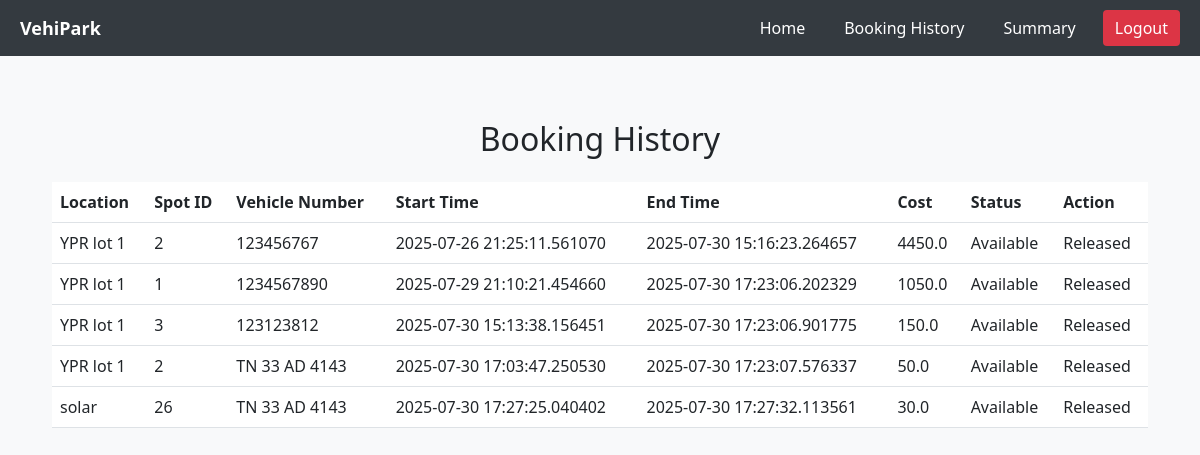
/history (signed in), run on the app's committed database.
### models.py (models this page shows)
class Booking(db.Model):
    __tablename__ = "booking"
    id = db.Column(db.Integer, primary_key=True)
    user_id = db.Column(db.Integer, db.ForeignKey("user.id"), nullable=False)
    spot_id = db.Column(db.Integer, db.ForeignKey("parkingSpot.id"), nullable=False)
    vehicle_number = db.Column(db.String(20), nullable=False)
    start_time = db.Column(db.DateTime, nullable=False)
    end_time = db.Column(db.DateTime, nullable=True)
    status = db.Column(db.String(20), nullable=False, default="O")
    parking_cost = db.Column(db.Float, nullable=False)
    user = db.relationship("User", back_populates="bookings")
    spot = db.relationship("parkingSpot", back_populates="bookings")

class Parking(db.Model):
    __tablename__ = "parking"
    id = db.Column(db.Integer, primary_key=True)
    primary_location_name = db.Column(db.String(20), nullable=False)
    address = db.Column(db.String(20), nullable=False)
    pin_code = db.Column(db.String(20), nullable=False)
    price = db.Column(db.Float, nullable=False)
    number_of_spots = db.Column(db.Integer, nullable=False)
    spots = db.relationship(
        "parkingSpot", back_populates="parking", cascade="all, delete-orphan"
    )

### controllers.py (the view)
@app.route("/history", methods=["GET", "POST"])
def history():
    if "username" not in session:
        return redirect(url_for("login"))
    bookings = Booking.query.filter_by(user_id=session["user_id"]).all()
    return render_template("booking_history.html", bookings=bookings)

### templates/booking_history.html (shortened to what this page needs)
{% extends 'user_base.html' %}
{% block content %}
<div class="container mt-4">
    <h2 class="mb-4 text-center">Booking History</h2>
    <table class="table table-hover">
        <thead>
            <tr>
                <th scope="col">Location</th>
                <th scope="col">Spot ID</th>
                <th scope="col">Vehicle Number</th>
                <th scope="col">Start Time</th>
                <th scope="col">End Time</th>
                <th scope="col">Cost</th>
                <th scope="col">Status</th>
                <th scope='col'>Action</th>
            </tr>
        </thead>
        <tbody>
            {% for booking in bookings %}
            <tr>
                <td>{{ booking.spot.parking.primary_location_name }}</td>
                <td>{{ booking.spot_id }}</td>
                <td>{{ booking.vehicle_number }}</td>
                <td>{{ booking.start_time }}</td>
                <td>{{ booking.end_time }}</td>
                <td>{{ booking.parking_cost }}</td>
                <td>
                    {% if booking.status == 'O' %}
                        Occupied
                    {% else %}
                        Available
                    {% endif %}
                </td>
                <td>
                    {% if booking.status == 'Released' %}
                        Released
                    {% else %}
                        <a href="/release_booking/{{ booking.id }}" class="btn btn-info btn-sm">release</a>
                    {% endif %}
                </td>
            </tr>
            {% endfor %}
        </tbody>
    </table>
</div>
{% endblock %}

### templates/user_base.html (shortened to what this page needs)
<!DOCTYPE html>
<html lang="en">
    <head>
        <link href="https://cdn.jsdelivr.net/npm/bootstrap@5.3.0/dist/css/bootstrap.min.css"
              rel="stylesheet">
    </head>
    <body style="background-color: #f8f9fa;">
        <nav style="display: flex;
                    justify-content: space-between;
                    align-items: center;
                    padding: 10px 20px;
                    background-color: #343a40">
            <a href="/user"
               style="text-decoration: none;
                      color: white;
                      font-weight: bold;
                      font-size: 18px">VehiPark</a>
            <div style="display: flex; gap: 15px;">
                <a href="/user"
                   style="text-decoration: none;
                          color: white;
                          padding: 6px 12px;
                          border-radius: 4px">Home</a>
                <a href="/history"
                   style="text-decoration: none;
                          color: white;
                          padding: 6px 12px;
                          border-radius: 4px">Booking History</a>
                <a href="/summary"
                   style="text-decoration: none;
                          color: white;
                          padding: 6px 12px;
                          border-radius: 4px">Summary</a>
                <a href="/logout"
                   style="text-decoration: none;
                          color: white;
                          background-color: #dc3545;
                          padding: 6px 12px;
                          border-radius: 4px">Logout</a>
            </div>
        </nav>
        <div style="padding: 40px;">
            {% block content %}{% endblock %}
        </div>
    </body>
</html>

### data on the page
Booking: spot.parking.primary_location_name "YPR lot 1", spot_id "2", vehicle_number "123456767", start_time "2025-07-26 21:25:11.561070", end_time "2025-07-30 15:16:23.264657", parking_cost "4450.0", status "Available"
Booking: spot.parking.primary_location_name "YPR lot 1", spot_id "1", vehicle_number "1234567890", start_time "2025-07-29 21:10:21.454660", end_time "2025-07-30 17:23:06.202329", parking_cost "1050.0", status "Available"
Booking: spot.parking.primary_location_name "YPR lot 1", spot_id "3", vehicle_number "123123812", start_time "2025-07-30 15:13:38.156451", end_time "2025-07-30 17:23:06.901775", parking_cost "150.0", status "Available"
Booking: spot.parking.primary_location_name "YPR lot 1", spot_id "2", vehicle_number "TN 33 AD 4143", start_time "2025-07-30 17:03:47.250530", end_time "2025-07-30 17:23:07.576337", parking_cost "50.0", status "Available"
Booking: spot.parking.primary_location_name "solar", spot_id "26", vehicle_number "TN 33 AD 4143", start_time "2025-07-30 17:27:25.040402", end_time "2025-07-30 17:27:32.113561", parking_cost "30.0", status "Available"
